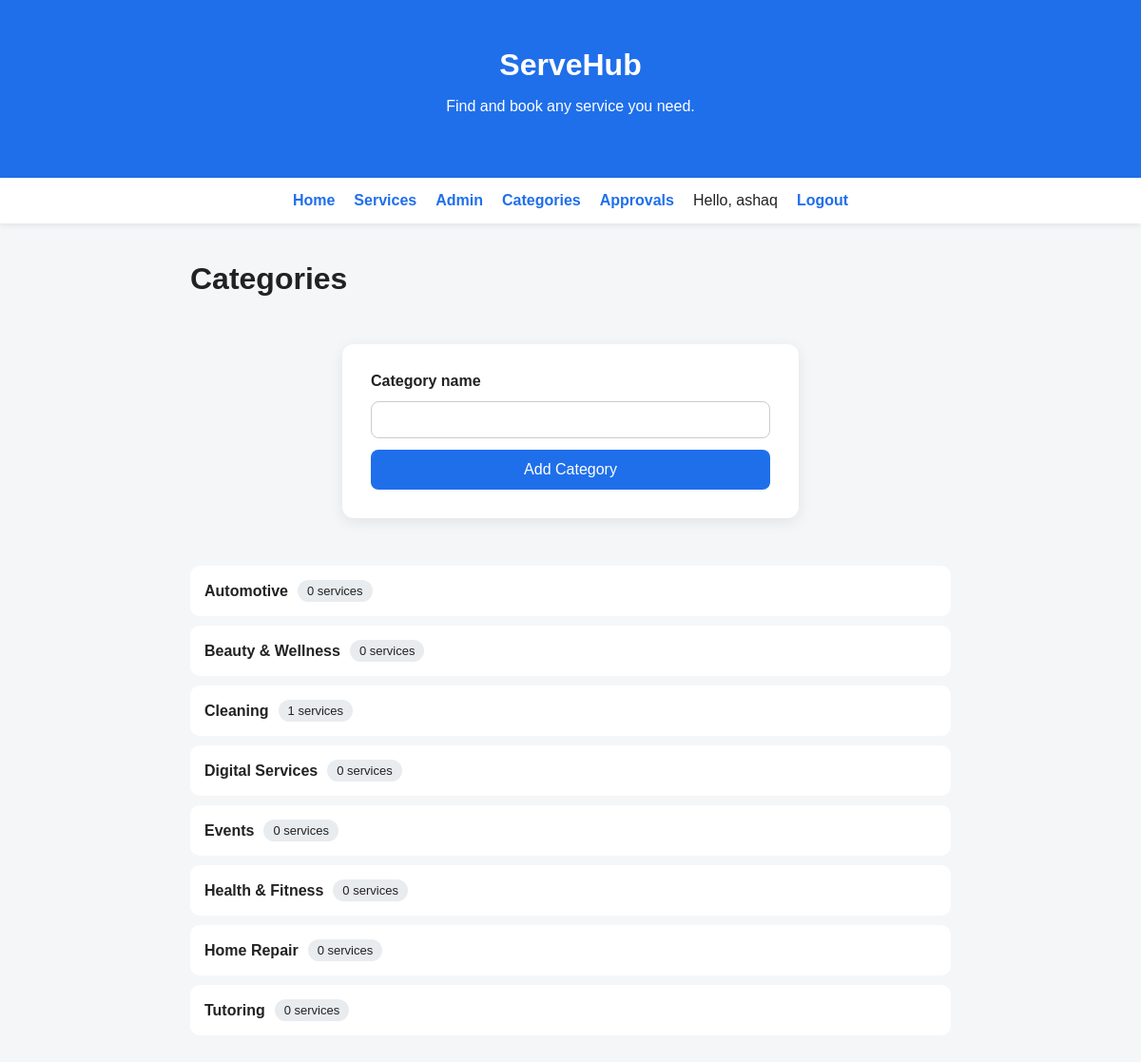
The page /admin/categories (signed in) on the database its author committed.
### app/models.py (models this page shows, shortened)
class User(UserMixin, db.Model):
    id = db.Column(db.Integer, primary_key=True)
    name = db.Column(db.String(120), nullable=False)
    email = db.Column(db.String(120), unique=True, nullable=False)
    password_hash = db.Column(db.String(255), nullable=False)
    role = db.Column(db.String(20), default="customer")
    is_verified = db.Column(db.Boolean, default=False)

class Category(db.Model):
    id = db.Column(db.Integer, primary_key=True)
    name = db.Column(db.String(100), nullable=False)
    slug = db.Column(db.String(100), unique=True, nullable=False)
    services = db.relationship("Service", backref="category", lazy=True)

### app/routes/admin.py (the view, shortened to what this page needs)
@admin.route("/admin/categories", methods=["GET", "POST"])
@login_required
def categories():
    if not admin_required():
        return redirect(url_for("main.home"))
    categories = Category.query.order_by(Category.name).all()
    return render_template("admin/categories.html", categories=categories)

### app/models.py (called while the page is built)
@login_manager.user_loader
def load_user(user_id):
    return db.session.get(User, int(user_id))

### app/routes/admin.py (called while the page is built)
def admin_required():
    if not current_user.is_authenticated or current_user.role != "admin":
        flash("Admin access required.")
        return False
    return True

### app/templates/admin/categories.html
{% extends "base.html" %}
{% block content %}
<h1>Categories</h1>
<form method="POST" class="form-page">
  <label>Category name</label>
  <input type="text" name="name" required>
  <button type="submit">Add Category</button>
</form>
{% for category in categories %}
  <div class="user-card">
    <strong>{{ category.name }}</strong>
    <span class="badge">{{ category.services|length }} services</span>
  </div>
{% else %}
  <p>No categories yet.</p>
{% endfor %}
{% endblock %}

### app/templates/base.html (shortened to what this page needs)
<!DOCTYPE html>
<html lang="en">
<head>
  <link rel="stylesheet" href="{{ url_for('static', filename='css/style.css') }}">
</head>
<body>
  <header>
    <h1>ServeHub</h1>
    <p>Find and book any service you need.</p>
  </header>
  <nav class="navbar">
    <a href="{{ url_for('main.home') }}">Home</a>
    <a href="{{ url_for('services.browse') }}">Services</a>
    {% if current_user.is_authenticated %}
      {% if current_user.role == 'admin' %}
        <a href="{{ url_for('admin.dashboard') }}">Admin</a>
        <a href="{{ url_for('admin.categories') }}">Categories</a>
        <a href="{{ url_for('admin.services') }}">Approvals</a>
      {% endif %}
      <span>Hello, {{ current_user.name }}</span>
      <a href="{{ url_for('auth.logout') }}">Logout</a>
    {% else %}
      <a href="{{ url_for('auth.login') }}">Login</a>
      <a href="{{ url_for('auth.register') }}">Register</a>
    {% endif %}
  </nav>
  <main>
    {% block content %}{% endblock %}
  </main>
</body>
</html>

### app/static/css/style.css (style rules this page uses)
body { margin: 0; font-family: Arial, sans-serif; background: #f4f6f8; color: #222; }
header { background: #1f6feb; color: white; padding: 50px 20px; text-align: center; }
main { max-width: 800px; margin: 40px auto; padding: 0 20px; }
h1 { margin: 0; }
.navbar { display: flex; justify-content: center; gap: 20px; background: white; padding: 15px; box-shadow: 0 2px 6px rgba(0, 0, 0, 0.08); }
.navbar a { color: #1f6feb; text-decoration: none; font-weight: bold; }
.form-page { max-width: 420px; margin: 50px auto; background: white; padding: 30px; border-radius: 12px; box-shadow: 0 4px 16px rgba(0, 0, 0, 0.08); }
form { display: flex; flex-direction: column; gap: 12px; }
label { font-weight: bold; }
input, select, textarea { padding: 10px; border: 1px solid #ccc; border-radius: 8px; font-size: 15px; }
button { background: #1f6feb; color: white; border: none; padding: 12px; border-radius: 8px; font-size: 16px; cursor: pointer; }
.user-card { background: white; padding: 15px; border-radius: 10px; margin-bottom: 10px; display: flex; align-items: center; gap: 10px; flex-wrap: wrap; }
.badge { background: #e9ecef; padding: 4px 10px; border-radius: 20px; font-size: 13px; }

### rows shown on the page
User: name "ashaq"
Category: name "Automotive", services|length "0"
Category: name "Beauty & Wellness", services|length "0"
Category: name "Cleaning", services|length "1"
Category: name "Digital Services", services|length "0"
Category: name "Events", services|length "0"
Category: name "Health & Fitness", services|length "0"
Category: name "Home Repair", services|length "0"
Category: name "Tutoring", services|length "0"
